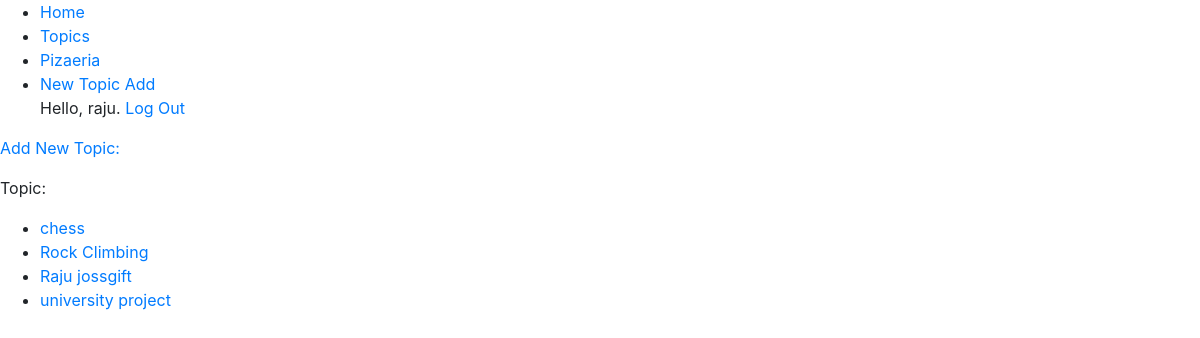
The page /topics/ (signed in) on the database its author committed.
### learning_logs/models.py (models this page shows)
class Topic(models.Model):
    text = models.TextField(max_length = 200)
    date_added = models.DateTimeField(auto_now_add = True)
    owner = models.ForeignKey(User, on_delete=models.CASCADE)
    def __str__(self):
        return self.text

### learning_logs/views.py (the view)
# urls.py: path('topics/', views.topics, name='topics'),
@login_required() #login Require Must for asscess the topics url
def topics(request):
    topics = Topic.objects.filter(owner=request.user).order_by('date_added')
    topics = Topic.objects.order_by('date_added')
    context = {'topics': topics}
    return render(request, 'topics.html', context)

### learning_logs/templates/topics.html
{% extends "base.html" %}
{% block content %}
<p><a href = "{% url 'learning_logs:new_topic' %}">Add New Topic: {{ topic}}</a></p>
<p>Topic:</P>
    <ul>
        {% for topic in topics %}
            <li>
                <a href="{% url 'learning_logs:topic' topic.id %}">{{ topic }} </a>
                </li>
        {% empty %}
            <li>No topics has benn added yet.</li>
        {% endfor %}
    </ul>
{%endblock content%}

### learning_logs/templates/base.html (shortened to what this page needs)
<!DOCTYPE html>
<html>
  <head>
    <link rel="stylesheet" href="" />
    <link
      rel="stylesheet"
      href="https://cdn.jsdelivr.net/npm/bootstrap@4.3.1/dist/css/bootstrap.min.css"
    />
  </head>
  <body>
    <ul>
      <li><a href="{% url 'learning_logs:index' %}">Home</a></li>
      <li><a href="{% url 'learning_logs:topics' %}">Topics</a></li>
      <li><a href="{% url 'learning_logs:pizaeria' %}">Pizaeria</a></li>
      <li><a href="{% url 'learning_logs:new_topic' %}">New Topic Add</a></li>
      {% if user.is_authenticated %} Hello, {{ user.username }}.
      <a href="{% url 'users:logout' %}">Log Out</a>
      {% else %}
      <a href="{% url 'users:login' %}">Log in</a><br>
      <a href="{% url 'users:register' %}">Register</a>
      {% endif %}
    </ul>
    {% block content %} {% endblock content %}
  </body>
</html>

### rows shown on the page
Topic: text "chess"
Topic: text "Rock Climbing"
Topic: text "Raju jossgift"
Topic: text "university project"

### other values the page prints
{{ user.username }} "raju"
